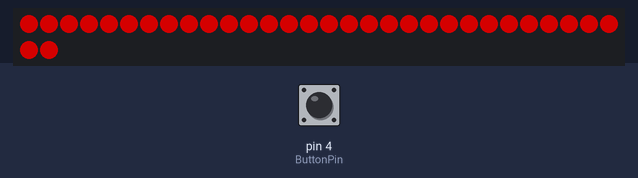
A sketch run on a simulated Arduino Uno, built with avr-gcc and run on an emulated ATmega328P. On the bench: 32 RGB LEDs in strip order, left to right, continuing on the next row. The inputs (shaded band) are chosen by the test bench; at power-on: pin 4 (ButtonPin) HIGH. Dim RGB values are drawn brighter than linear.

Above: at 2.7 s.
2.8 s: pin 4 (ButtonPin) pulled LOW for 3.2 s
At 7.1 s:
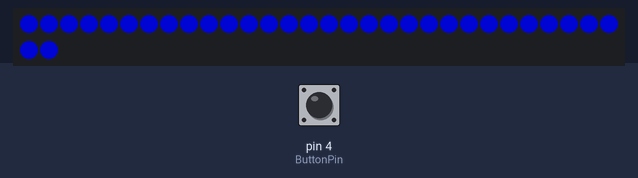
7.5 s: pin 4 (ButtonPin) pulled LOW for 1 s
At 9.3 s:
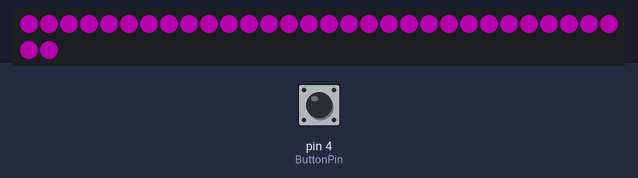
10.0 s: pin 4 (ButtonPin) pulled LOW for 0.15 s
11.6 s: pin 4 (ButtonPin) pulled LOW for 0.15 s
At 12.7 s:
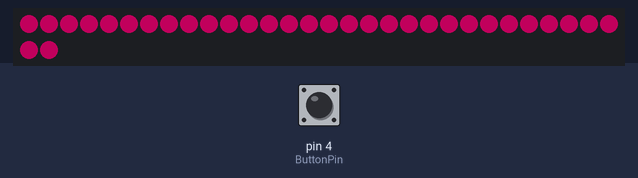
13.2 s: pin 4 (ButtonPin) pulled LOW for 3.2 s
At 17.5 s:
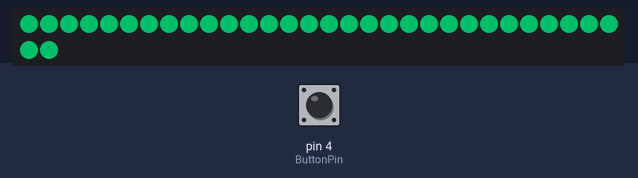
17.9 s: pin 4 (ButtonPin) pulled LOW for 1 s
At 18.35 s:
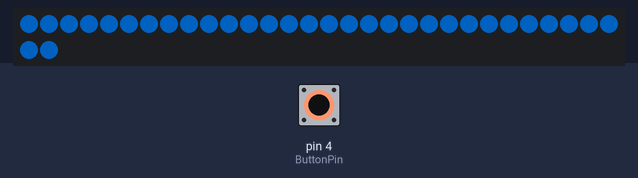
Timing chart, 0 to 20.9 s (numbered marks = the images above; inputs shaded):
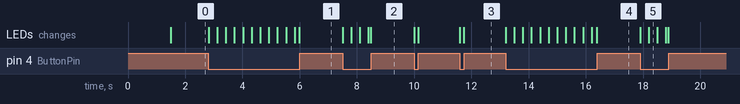

The sketch:

change_color_with_button.ino
```cpp
//***************************************************************
// The whole strip will show the same color.  When the button
// is pressed and held down the strip will cycle through the
// rainbow.  Release the button to stop on a new color.
//
// This is how the button is wired for this example:
// http://i.imgur.com/hOgQwjX.jpg
//
// Marc Miller, Jan 2019
//              Aug 2025 - Updated formatting for JC button library
//***************************************************************


//---------------------------------------------------------------
// This sketch uses JChristensen's Button Library from:
//   https://github.com/JChristensen/JC_Button
//
#include <JC_Button.h>    // Include the button library

// Set the digital pin for the pushbutton, and declare the button
const uint8_t ButtonPin = 4;
Button Push_Button(ButtonPin, true, true, 100);


//---------------------------------------------------------------
#include "FastLED.h"
#define DATA_PIN    11
#define CLK_PIN   13
#define LED_TYPE    LPD8806
#define COLOR_ORDER GRB
#define NUM_LEDS    32
CRGB leds[NUM_LEDS];
#define BRIGHTNESS 128

uint8_t hue;


//---------------------------------------------------------------
void setup() {
  Serial.begin(115200);  // Allows serial monitor output (check baud rate)
  delay(1500); // Startup delay
  //FastLED.addLeds<LED_TYPE,DATA_PIN,COLOR_ORDER>(leds, NUM_LEDS).setCorrection(TypicalLEDStrip);
  FastLED.addLeds<LED_TYPE,DATA_PIN,CLK_PIN,COLOR_ORDER>(leds, NUM_LEDS).setCorrection(TypicalLEDStrip);
  FastLED.setBrightness(BRIGHTNESS);
  FastLED.clear();

  Push_Button.begin();
}


//---------------------------------------------------------------
void loop()
{
  readbutton();  // check the button to see if it's pressed

  fill_solid( leds, NUM_LEDS, CHSV(hue,255,255) );  //set color of pixels

  FastLED.show();  // display the pixels

}//end_main_loop


//---------------------------------------------------------------
//Check the button and set the appropriate flag
void readbutton() {
  Push_Button.read();  // check the state of the button

  if(Push_Button.isPressed()) {
    // To make the color change faster when the button is
    // held down, you can either reduce the value of
    // EVERY_N_MILLISECONDS, or you can add a larger value
    // to hue so it increments faster.
    // You can also subtract a value from hue to cycle
    // through the color wheel in the oposite direction.

    EVERY_N_MILLISECONDS(20) {
      hue = hue + 1;   //can be either + or - some value
    }
  }
}//end_readbutton
```

Measured:
- after the input at 11.6 s, the LEDs: first change at once (image 3 shows a later state)
